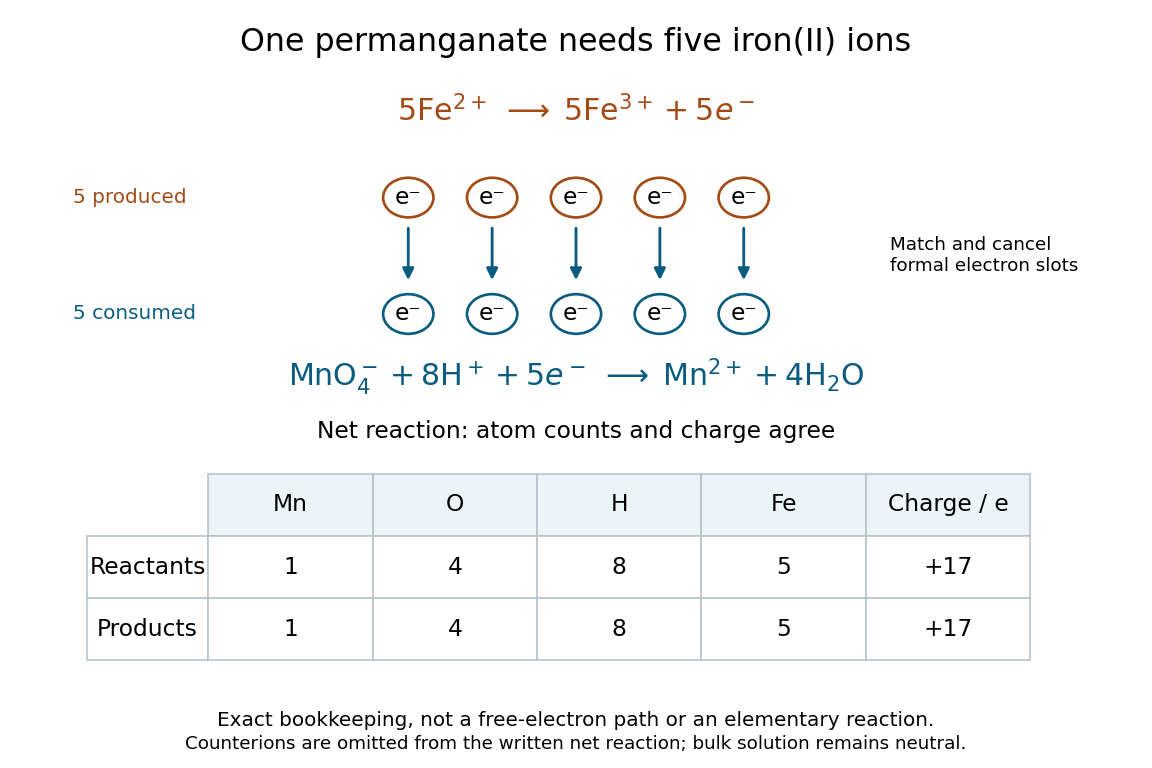

Write Python code to recreate this figure.
"""Draw the exact acidic permanganate/iron inventory; run from _media.

Tested with Python 3.14, matplotlib 3.10.7 and numpy 2.3.5. No measured data.
"""

from pathlib import Path

import matplotlib.pyplot as plt
from matplotlib.patches import Circle, FancyArrowPatch


def main():
    plt.rcParams.update({"font.family": "DejaVu Sans", "figure.facecolor": "white"})
    fig = plt.figure(figsize=(9.6, 6.4), dpi=120)
    ax = fig.add_axes([0.045, 0.46, 0.91, 0.43])
    ax.set(xlim=(0, 10), ylim=(0, 4))
    ax.axis("off")
    fig.suptitle("One permanganate needs five iron(II) ions", fontsize=19, y=0.965)
    ax.text(5, 3.55, r"$5\mathrm{Fe}^{2+}\;\longrightarrow\;5\mathrm{Fe}^{3+}+5e^-$",
            ha="center", fontsize=18, color="#a44a15")
    for i in range(5):
        x = 3.4 + i * 0.8
        ax.add_patch(Circle((x, 2.63), 0.24, facecolor="white", edgecolor="#a44a15", lw=1.6))
        ax.text(x, 2.63, "e⁻", ha="center", va="center", fontsize=14)
        ax.add_patch(FancyArrowPatch((x, 2.30), (x, 1.59), arrowstyle="-|>",
                                   mutation_scale=14, color="#095c80", lw=1.7))
        ax.add_patch(Circle((x, 1.22), 0.24, facecolor="white", edgecolor="#095c80", lw=1.6))
        ax.text(x, 1.22, "e⁻", ha="center", va="center", fontsize=14)
    ax.text(0.2, 2.63, "5 produced", va="center", fontsize=12, color="#a44a15")
    ax.text(0.2, 1.22, "5 consumed", va="center", fontsize=12, color="#095c80")
    ax.text(8.0, 1.93, "Match and cancel\nformal electron slots", va="center", fontsize=11)
    ax.text(5, 0.35,
            r"$\mathrm{MnO}_4^-+8\mathrm{H}^++5e^-\;\longrightarrow\;\mathrm{Mn}^{2+}+4\mathrm{H}_2\mathrm{O}$",
            ha="center", fontsize=18, color="#095c80")

    table_ax = fig.add_axes([0.09, 0.14, 0.82, 0.27])
    table_ax.axis("off")
    table_ax.set_title("Net reaction: atom counts and charge agree", fontsize=14, pad=9)
    inventory = [1, 4, 8, 5, "+17"]
    table = table_ax.table(cellText=[inventory, inventory], rowLabels=["Reactants", "Products"],
                          colLabels=["Mn", "O", "H", "Fe", "Charge / e"],
                          cellLoc="center", rowLoc="center", loc="center", bbox=[0.13, 0, 0.87, 0.9])
    table.auto_set_font_size(False)
    table.set_fontsize(14)
    for (row, col), cell in table.get_celld().items():
        cell.set_edgecolor("#b7c3cc")
        cell.set_facecolor("white" if row else "#edf4f8")
    fig.text(0.5, 0.055, "Exact bookkeeping, not a free-electron path or an elementary reaction.",
             ha="center", fontsize=12)
    fig.text(0.5, 0.025, "Counterions are omitted from the written net reaction; bulk solution remains neutral.",
             ha="center", fontsize=11)
    fig.savefig(Path.cwd() / f"{Path(__file__).stem}.png", facecolor="white", transparent=False)
    plt.close(fig)


if __name__ == "__main__":
    main()
